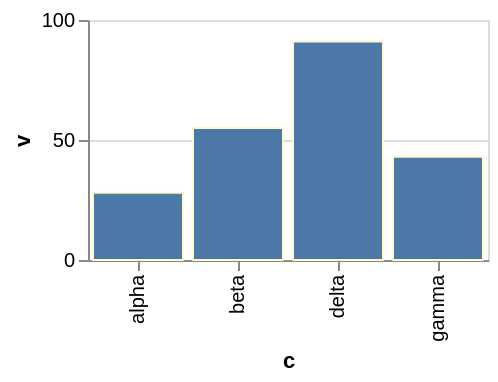

The specification (Vega-Lite) saved for this image:
### Vega-Lite specification from a JSON file in a GitHub repository (floating-point values rounded to 4 significant figures)
{"$schema": "https://vega.github.io/schema/vega-lite/v6.json", "width": 200, "height": 120, "data": {"values": [{"c": "alpha", "v": 28, "w": 3, "t": "2024-01-07"}, {"c": "beta", "v": 55, "w": 7, "t": "2024-03-19"}, {"c": "gamma", "v": 43, "w": 5, "t": "2024-06-02"}, {"c": "delta", "v": 91, "w": 9, "t": "2024-09-11"}]}, "mark": {"type": "bar", "stroke": "lemonchiffon"}, "encoding": {"x": {"field": "c", "type": "nominal"}, "y": {"field": "v", "type": "quantitative"}}}
